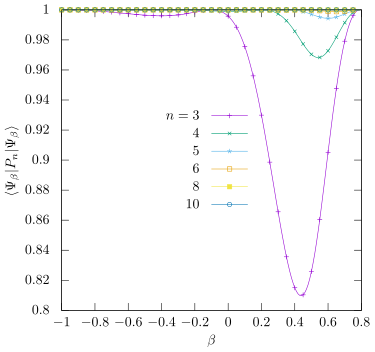

Generate this figure with gnuplot:
unset multiplot
reset
load 'moreland.gp'
eval setdef('tex','0')

output='phase-space-svd-sparse-w'
if (tex == 1) {
  set lmargin at screen 0
  set rmargin at screen 1
  set bmargin at screen 0
  set tmargin at screen 1
  set term lua tikz standalone createstyle size 3in,3in  #fontscale 0.6
  set output output.'.tex'
}

fn='phase_space_svd_sparse_beta_14'
n1 = "3"
n_all="4 5 6 8 10"

xval(i) = i * dbeta + betafrom

###
# do stuff

set xlabel '$\beta$'
set ylabel '$\langle \Psi_{\beta} | P_n | \Psi_{\beta} \rangle$'
set xrange [-1:0.8]
#set yrange [-0.05:1]
#set ytics 0,0.1,1
#set grid xtics ytics mytics

set key center center spacing 2

p fn.'_'.n1.'.dat' u 1:2 w linesp pointi 5 tit sprintf('$n = %s$', n1), \
  for [n in n_all] fn.'_'.n.'.dat' u 1:2 w linesp pointi 5 tit sprintf('$%s$', n)
#
###

if (tex == 1){
  unset output
  set term wxt
  build = buildtex(output)
  print '"eval build" to build and preview'
} else {
  #print "press enter to continue"
  #pause -1
}
